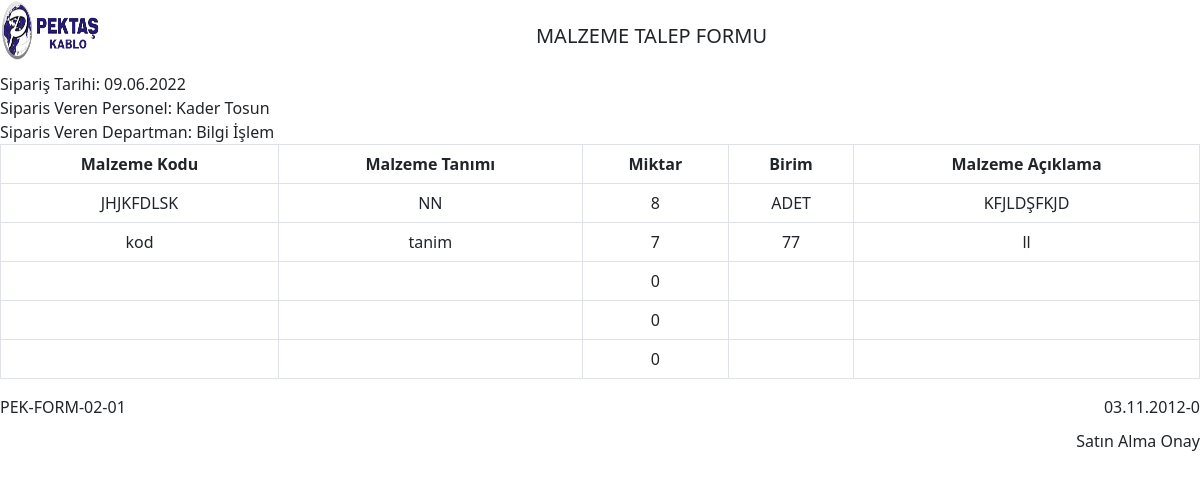
The app's page /Siparis/siparisyaz.php?siparis_no=17 (signed in) with its own data.
### tables this page shows
CREATE TABLE `tbl_siparisler` (
  `siparisler_id` int(11) NOT NULL,
  `siparis_eden_departman` varchar(30) DEFAULT NULL,
  `siparis_eden_personel` varchar(30) DEFAULT NULL,
  `siparis_talep_tarihi` date DEFAULT NULL
);

CREATE TABLE `tbl_siparis_satirlar` (
  `satirlar_id` int(11) NOT NULL,
  `siparis_id` int(11) DEFAULT NULL,
  `malzeme_kodu` varchar(50) DEFAULT NULL,
  `malzeme_miktari` decimal(10,0) DEFAULT NULL,
  `malzeme_birimi` varchar(100) DEFAULT NULL,
  `malzeme_aciklama` varchar(200) DEFAULT NULL,
  `malzeme_tanimi` varchar(50) DEFAULT NULL
);

### Siparis/siparisyaz.php (the view, shortened to what this page needs)
<?php
include 'connection.php';
?>
<?php
$sorgu1=$baglanti->prepare('SELECT *FROM tbl_siparisler where siparisler_id='.$_REQUEST['siparis_no']);
$sorgu1->execute();
$mastergetir=$sorgu1->fetchAll(PDO::FETCH_OBJ);
$sorgu=$baglanti->prepare('
SELECT * FROM tbl_siparisler
    JOIN tbl_siparis_satirlar ON tbl_siparisler.siparisler_id = tbl_siparis_satirlar.siparis_id
    where
    tbl_siparisler.siparisler_id='.$_REQUEST['siparis_no']
);
$sorgu->execute();
$siparislistele=$sorgu-> fetchAll(PDO::FETCH_OBJ);
?>
<link rel="stylesheet" href="css/bootstrap.min.css">
<img align="left" src="img/kablo.png" width="100" height="60">
<h5 class="card-header text-center font-weight-bold text-uppercase py-4">MALZEME TALEP FORMU </h5>
<?php
			 foreach($mastergetir as $master){?>
<div>
   <label for="inputsiparistarihi"> Sipariş Tarihi:  <?php echo date('d.m.Y',strtotime($master->siparis_talep_tarihi)); ?></label>
</div>
<div >
  <div >
    <label for="inputpersonel">Siparis Veren Personel: <?php echo $master->siparis_eden_personel; ?></label></label>
  </div>
</div>
<div >
    <label for="inputpersonel">Siparis Veren Departman: <?php echo $master->siparis_eden_departman; ?></label>
  </div>
			 <?php } ?>
   <table class="table table-bordered table-responsive-md table text-center">
        <thead>
          <tr >
          <th>Malzeme Kodu</th>
          <th>Malzeme Tanımı</th>
          <th>Miktar</th>
          <th>Birim</th>
          <th>Malzeme Açıklama</th>
          </tr>
        </thead>
        <tbody>
          <tr>
          <?php
			 foreach($siparislistele as $siparis){?>
			 	<tr>
        <td class="pt-3-half"><?=$siparis->malzeme_kodu; ?> </td>
			 	<td class="pt-3-half"><?= $siparis->malzeme_tanimi; ?></td>
			 	<td class="pt-3-half"><?= $siparis->malzeme_miktari; ?></td>
        <td class="pt-3-half"><?=$siparis->malzeme_birimi;?></td>
        <td class="pt-3-half"><?=$siparis->malzeme_aciklama;?></td>
			    </tr>
			 <?php } ?>
        </tbody>
      </table>
    <div style="float: left;">
    <label>PEK-FORM-02-01 </label>
    </div>
          <div style="float:right;">
         <label> 03.11.2012-0</label>
          </div>
<div style="margin-top:10px;clear:both; float:right; ">
<div>
<label  style="font-size:bold;">Satın Alma Onay</label>
</div>
</div>
</body>
</html>

### records on screen
tbl_siparisler: siparis_talep_tarihi "09.06.2022", siparis_eden_personel "Kader Tosun", siparis_eden_departman "Bilgi İşlem", tbl_siparis_satirlar.malzeme_kodu "JHJKFDLSK", tbl_siparis_satirlar.malzeme_tanimi "NN", tbl_siparis_satirlar.malzeme_miktari "8", tbl_siparis_satirlar.malzeme_birimi "ADET", tbl_siparis_satirlar.malzeme_aciklama "KFJLDŞFKJD", tbl_siparis_satirlar.malzeme_kodu "kod", tbl_siparis_satirlar.malzeme_tanimi "tanim", tbl_siparis_satirlar.malzeme_miktari "7", tbl_siparis_satirlar.malzeme_birimi "77", tbl_siparis_satirlar.malzeme_aciklama "ll", tbl_siparis_satirlar.malzeme_miktari "0"
